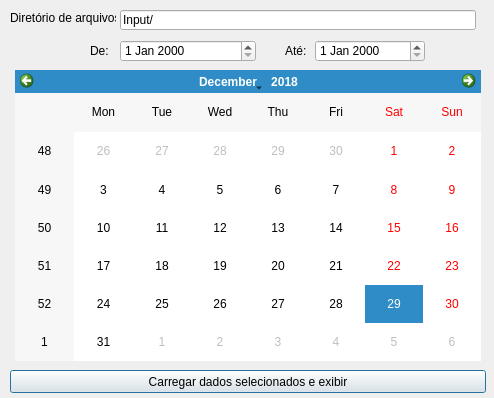
<?xml version="1.0" encoding="UTF-8"?>
<ui version="4.0">
 <class>wdgAnalise</class>
 <widget class="QDialog" name="wdgAnalise">
  <property name="geometry">
   <rect>
    <x>0</x>
    <y>0</y>
    <width>494</width>
    <height>398</height>
   </rect>
  </property>
  <property name="windowTitle">
   <string>Análise de aerossol na atmosfera</string>
  </property>
  <widget class="QCalendarWidget" name="calendarData">
   <property name="geometry">
    <rect>
     <x>15</x>
     <y>70</y>
     <width>466</width>
     <height>291</height>
    </rect>
   </property>
   <property name="selectedDate">
    <date>
     <year>2018</year>
     <month>12</month>
     <day>29</day>
    </date>
   </property>
  </widget>
  <widget class="QLineEdit" name="txtInputDir">
   <property name="geometry">
    <rect>
     <x>120</x>
     <y>10</y>
     <width>356</width>
     <height>20</height>
    </rect>
   </property>
   <property name="text">
    <string>Input/</string>
   </property>
  </widget>
  <widget class="QLabel" name="lblInputDir">
   <property name="geometry">
    <rect>
     <x>10</x>
     <y>10</y>
     <width>106</width>
     <height>16</height>
    </rect>
   </property>
   <property name="text">
    <string>Diretório de arquivos:</string>
   </property>
   <property name="alignment">
    <set>Qt::AlignLeading|Qt::AlignLeft|Qt::AlignVCenter</set>
   </property>
   <property name="margin">
    <number>0</number>
   </property>
   <property name="indent">
    <number>0</number>
   </property>
  </widget>
  <widget class="QPushButton" name="pBtnCarregar">
   <property name="geometry">
    <rect>
     <x>10</x>
     <y>370</y>
     <width>476</width>
     <height>23</height>
    </rect>
   </property>
   <property name="text">
    <string>Carregar dados selecionados e exibir</string>
   </property>
  </widget>
  <widget class="QDateEdit" name="dateEdtFrom">
   <property name="geometry">
    <rect>
     <x>120</x>
     <y>40</y>
     <width>136</width>
     <height>22</height>
    </rect>
   </property>
  </widget>
  <widget class="QDateEdit" name="dateEdtTo">
   <property name="geometry">
    <rect>
     <x>315</x>
     <y>40</y>
     <width>110</width>
     <height>22</height>
    </rect>
   </property>
  </widget>
  <widget class="QLabel" name="lblFrom">
   <property name="geometry">
    <rect>
     <x>90</x>
     <y>40</y>
     <width>21</width>
     <height>21</height>
    </rect>
   </property>
   <property name="text">
    <string>De:</string>
   </property>
  </widget>
  <widget class="QLabel" name="lblTo">
   <property name="geometry">
    <rect>
     <x>285</x>
     <y>40</y>
     <width>26</width>
     <height>21</height>
    </rect>
   </property>
   <property name="text">
    <string>Até:</string>
   </property>
  </widget>
 </widget>
 <resources/>
 <connections/>
 <designerdata>
  <property name="gridDeltaX">
   <number>5</number>
  </property>
  <property name="gridDeltaY">
   <number>5</number>
  </property>
  <property name="gridSnapX">
   <bool>true</bool>
  </property>
  <property name="gridSnapY">
   <bool>true</bool>
  </property>
  <property name="gridVisible">
   <bool>true</bool>
  </property>
 </designerdata>
</ui>
